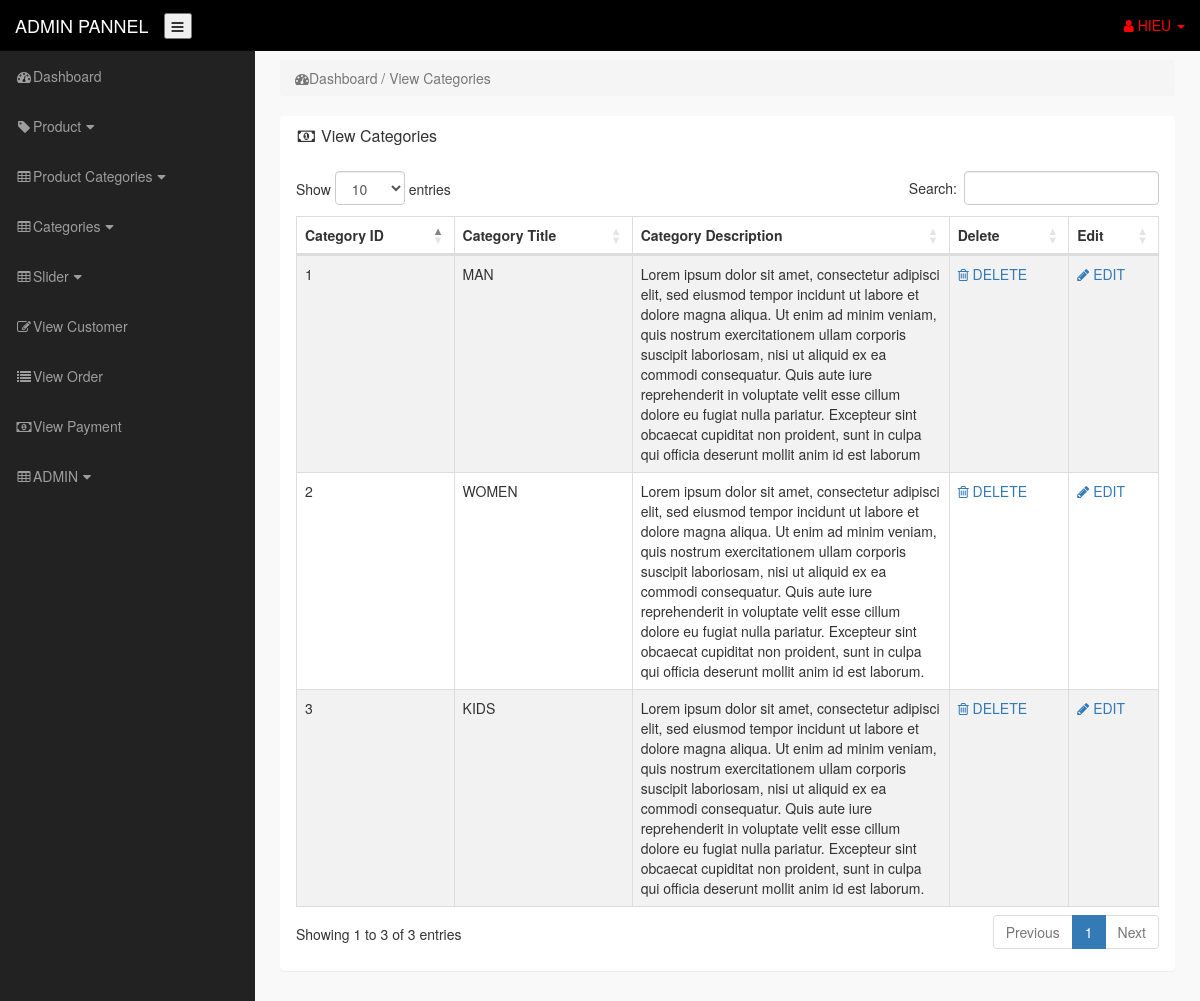
The page /admin_area/index.php?view_categories (signed in) on the database its author committed.
### tables this page shows
CREATE TABLE `categories` (
  `cat_id` int(100) NOT NULL,
  `cat_title` text NOT NULL,
  `cat_desc` text NOT NULL
);

### admin_area/view_cat.php (the view)
<?php
include('includes/db.php');
if (!isset($_SESSION['admin_email'])) {
    echo "<script> window.open('login.php','_self') </script>";
} else {
?>
<div class="row">
        <div class="col-lg-12">
            <ol class="breadcrumb">
                <li class="active">
                    <i class="fa fa-dashboard"></i>Dashboard / View Categories
                </li>
            </ol>
        </div>
    </div>
    <div class="row">
        <div class="col-lg-12">
            <div class="panel panel default">
                <div class="panel-heading">
                    <h3 class="panel-title">
                        <i class="fa fa-money fa-fw"></i> View Categories
                    </h3>
                </div>
                <div class="panel-body">
                    <div class="table-responsive">
                        <table class="table table-bordered table-hover table-striped" id="example">
                            <thead>
                                <tr>
                                    <th>Category ID</th>
                                    <th>Category Title</th>
                                    <th>Category Description</th>
                                    <th>Delete</th>
                                    <th>Edit</th>
                                </tr>
                            </thead>
                            <tbody>
                                <?php
                                $i=0;
                                $get_cats="select * from categories";
                                $run_cats=mysqli_query($con,$get_cats);
                                while($row_cats=mysqli_fetch_array($run_cats)){
                                    $cat_id=$row_cats['cat_id'];
                                    $cat_title=$row_cats['cat_title'];
                                    $cat_desc=$row_cats['cat_desc'];
                                    $i++;
                                ?>
                                <tr>
                                    <td><?php echo $i ?></td>
                                    <td><?php echo $cat_title?></td>
                                    <td width="300"><?php echo $cat_desc?></td>
                                    <td>
                                        <a onclick="return Del('<?php echo $cat_title ;?>')" href="index.php?delete_cat=<?php echo $cat_id ?>">
                                                <i class="fa fa-trash-o"></i> DELETE
                                        </a>
                                    </td>
                                    <td>
                                        <a href="index.php?edit_cat=<?php echo $cat_id ?>">
                                                <i class="fa fa-pencil"></i> EDIT
                                        </a>
                                    </td>
                                </tr>
                                <?php } ?>
                            </tbody>
                        </table>
                    </div>
                </div>
            </div>
        </div>
    </div>
<?php } ?>

### admin_area/includes/sidebar.php (shortened to what this page needs)
<?php
if(!isset($_SESSION['admin_email']))
{
    echo"<script> window.open('login.php','_self') </script>";
}else{
?>
<nav class="navbar navbar-inverse navbar-fixed-top" style="background-color:black">
    <div class="navbar-header">
        <button type="button" class="navbar-toogle" data-toggle="collapse" data-target=".navbar-ex1-collapse">
            <i class="fa fa-bars"></i>
        </button>
        <a href="index.php?dashboard" class="navbar-brand home " >ADMIN PANNEL</a>
    </div>
    <ul class="nav navbar-right top-nav">
        <li class="dropdown">
            <a href="#" class="dropdown-toggle" data-toggle="dropdown">
                <i class="fa fa-user"></i> <?php echo $admin_name ?> <b class="caret"></b >
            </a>
        </li>
    </ul>
    <div class="collapse navbar-collapse navbar-ex1-collapse">
        <ul class="nav navbar-nav side-nav">
            <li>
                <a href="index.php?dashboard">
                    <i class="fa fa-fw fa-dashboard"></i>Dashboard
                </a>
            </li>
            <li>
                <a href="#" data-toggle="collapse" data-target="#products"> <i class="fa fa-fw fa-tag"></i>Product<i class="fa fa-fw fa-caret-down"></i></a>
            </li>
            <li>
                <a href="#" data-toggle="collapse" data-target="#product_cat"> <i class="fa fa-fw fa-table"></i>Product Categories<i class="fa fa-fw fa-caret-down"></i></a>
            </li>
            <li>
                <a href="#" data-toggle="collapse" data-target="#category"> <i class="fa fa-fw fa-table"></i>Categories<i class="fa fa-fw fa-caret-down"></i></a>
            </li>
            <li>
                <a href="#" data-toggle="collapse" data-target="#slider"> <i class="fa fa-fw fa-table"></i>Slider<i class="fa fa-fw fa-caret-down"></i></a>
            </li>
            <li>
                <a href="index.php?view_customer">
                    <i class="fa fa-fw fa-edit"></i>View Customer
                </a>
            </li>
            <li>
                <a href="index.php?view_order">
                    <i class="fa fa-fw fa-list"></i>View Order
                </a>
            </li>
            <li>
                <a href="index.php?view_payments">
                    <i class="fa fa-fw fa-money"></i>View Payment
                </a>
            </li>
            <li>
                <a href="#" data-toggle="collapse" data-target="#user"> <i class="fa fa-fw fa-table"></i>ADMIN<i class="fa fa-fw fa-caret-down"></i></a>
            </li>
        </ul>
    </div>
</nav>
<?php } ?>

### admin_area/css/style.css (style rules this page uses)
body { margin-top:100px; }
@media (min-width: 768px) { body { margin-top: 50px; } }
.top-nav { padding: 0 15px; }
.top-nav >li { float:left; display:inline-block; }
.top-nav>li>a { color:red; padding-top: 15px; padding-bottom: 15px; line-height:20px; }
@media (min-width:768px) { .side-nav { position:fixed; top:51px; width:255px; border-radius: 0; overflow-y: auto; background-color:#222; bottom: 0; overflow-x: hidden; padding-bottom: 40px; } }
@media (min-width:768px) { .side-nav>li>a { width:255px; } }
.panel-body { border-radius: 5px; }
.navbar-toogle { margin-top:13px; }

### rows shown on the page
categories: cat_title "MAN", cat_desc "Lorem ipsum dolor sit amet, consectetur adipisci elit, sed eiusmod tempor incidunt ut labore et dolore magna aliqua. Ut enim ad minim veniam, quis nostrum exercitationem ullam corporis suscipit laboriosam, nisi ut aliquid ex ea commodi consequatur. Quis aute iure reprehenderit in voluptate velit esse cillum dolore eu fugiat nulla pariatur. Excepteur sint obcaecat cupiditat non proident, sunt in culpa qui officia deserunt mollit anim id est laborum"
categories: cat_title "WOMEN", cat_desc "Lorem ipsum dolor sit amet, consectetur adipisci elit, sed eiusmod tempor incidunt ut labore et dolore magna aliqua. Ut enim ad minim veniam, quis nostrum exercitationem ullam corporis suscipit laboriosam, nisi ut aliquid ex ea commodi consequatur. Quis aute iure reprehenderit in voluptate velit esse cillum dolore eu fugiat nulla pariatur. Excepteur sint obcaecat cupiditat non proident, sunt in culpa qui officia deserunt mollit anim id est laborum."
categories: cat_title "KIDS", cat_desc "Lorem ipsum dolor sit amet, consectetur adipisci elit, sed eiusmod tempor incidunt ut labore et dolore magna aliqua. Ut enim ad minim veniam, quis nostrum exercitationem ullam corporis suscipit laboriosam, nisi ut aliquid ex ea commodi consequatur. Quis aute iure reprehenderit in voluptate velit esse cillum dolore eu fugiat nulla pariatur. Excepteur sint obcaecat cupiditat non proident, sunt in culpa qui officia deserunt mollit anim id est laborum."

### other values the page prints
$admin_name "HIEU"
